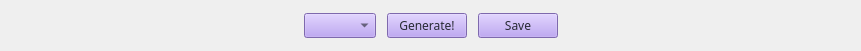
   <widget class="QWidget" name="layoutWidget">
    <property name="geometry">
     <rect>
      <x>100</x>
      <y>490</y>
      <width>861</width>
      <height>51</height>
     </rect>
    </property>
    <layout class="QHBoxLayout" name="bottomBarHL">
     <property name="leftMargin">
      <number>10</number>
     </property>
     <property name="rightMargin">
      <number>10</number>
     </property>
     <item>
      <spacer name="leftBottomBarHLSpacer">
       <property name="orientation">
        <enum>Qt::Horizontal</enum>
       </property>
       <property name="sizeHint" stdset="0">
        <size>
         <width>40</width>
         <height>20</height>
        </size>
       </property>
      </spacer>
     </item>
     <item>
      <widget class="QComboBox" name="dropDown">
       <property name="font">
        <font>
         <family>Bahnschrift</family>
        </font>
       </property>
       <property name="styleSheet">
        <string notr="true">.QComboBox {color: rgba(40,42,53,255); background: rgba(177,147,242,255)}</string>
       </property>
      </widget>
     </item>
     <item>
      <spacer name="middleBottomBarHLSpacer_2">
       <property name="orientation">
        <enum>Qt::Horizontal</enum>
       </property>
       <property name="sizeType">
        <enum>QSizePolicy::Fixed</enum>
       </property>
       <property name="sizeHint" stdset="0">
        <size>
         <width>5</width>
         <height>20</height>
        </size>
       </property>
      </spacer>
     </item>
     <item>
      <widget class="QPushButton" name="generateBtn">
       <property name="font">
        <font>
         <family>Bahnschrift</family>
        </font>
       </property>
       <property name="styleSheet">
        <string notr="true">.QPushButton {color: rgba(40,42,53,255); background: rgba(177,147,242,255)}</string>
       </property>
       <property name="text">
        <string>Generate!</string>
       </property>
      </widget>
     </item>
     <item>
      <spacer name="middleBottomBarHLSpacer">
       <property name="orientation">
        <enum>Qt::Horizontal</enum>
       </property>
       <property name="sizeType">
        <enum>QSizePolicy::Fixed</enum>
       </property>
       <property name="sizeHint" stdset="0">
        <size>
         <width>5</width>
         <height>20</height>
        </size>
       </property>
      </spacer>
     </item>
     <item>
      <widget class="QPushButton" name="pushButton">
       <property name="font">
        <font>
         <family>Bahnschrift</family>
        </font>
       </property>
       <property name="styleSheet">
        <string notr="true">.QPushButton {color: rgba(40,42,53,255); background: rgba(177,147,242,255)}</string>
       </property>
       <property name="text">
        <string>Save</string>
       </property>
      </widget>
     </item>
     <item>
      <spacer name="rightBottomBarHLSpacer">
       <property name="orientation">
        <enum>Qt::Horizontal</enum>
       </property>
       <property name="sizeHint" stdset="0">
        <size>
         <width>40</width>
         <height>20</height>
        </size>
       </property>
      </spacer>
     </item>
    </layout>
   </widget>
